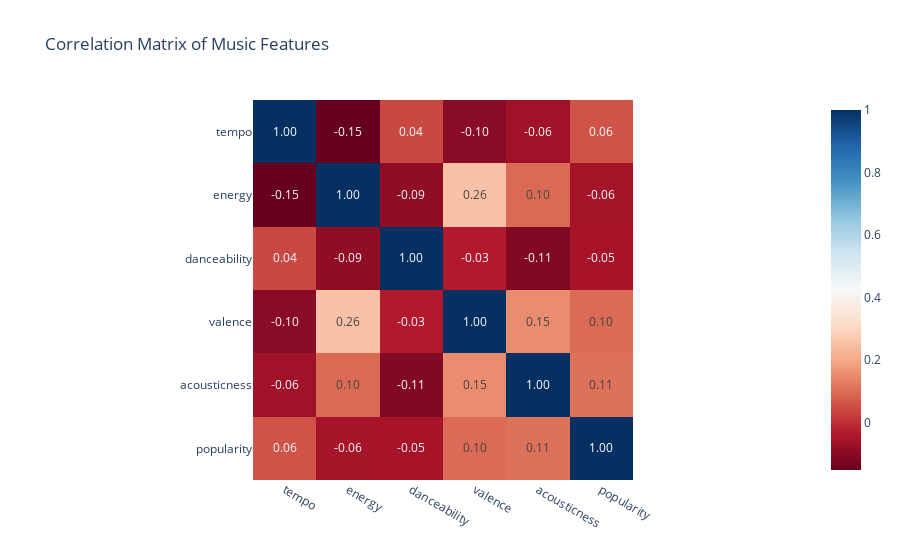

The code cell stored with this chart in its notebook:
### Code cell
import plotly.express as px

numeric_features = music_data[['tempo', 'energy', 'danceability', 
                               'valence', 'acousticness', 'popularity']]

 
correlation_matrix = numeric_features.corr()


plt = px.imshow(correlation_matrix,
                x=correlation_matrix.columns,
                y=correlation_matrix.columns,
                color_continuous_scale="RdBu",  
                text_auto = ".2f",
                title="Correlation Matrix of Music Features"
               )

plt.show()

### Figure 1 — Plotly figure (JSON) as saved in the notebook; plotly's stock layout.template omitted (floating-point values rounded to 4 significant figures)
{"data": [{"coloraxis": "coloraxis", "hovertemplate": "x: %{x}<br>y: %{y}<br>color: %{z}<extra></extra>", "name": "0", "texttemplate": "%{z:.2f}", "type": "heatmap", "x": ["tempo", "energy", "danceability", "valence", "acousticness", "popularity"], "xaxis": "x", "y": ["tempo", "energy", "danceability", "valence", "acousticness", "popularity"], "yaxis": "y", "z": [[1.0, -0.1511, 0.04121, -0.09808, -0.06478, 0.0581], [-0.1511, 1.0, -0.08787, 0.2571, 0.09508, -0.0566], [0.04121, -0.08787, 1.0, -0.03373, -0.1101, -0.05312], [-0.09808, 0.2571, -0.03373, 1.0, 0.1527, 0.09787], [-0.06478, 0.09508, -0.1101, 0.1527, 1.0, 0.1077], [0.0581, -0.0566, -0.05312, 0.09787, 0.1077, 1.0]]}], "layout": {"coloraxis": {"colorscale": [[0, "rgb(103,0,31)"], [0.1, "rgb(178,24,43)"], [0.2, "rgb(214,96,77)"], [0.3, "rgb(244,165,130)"], [0.4, "rgb(253,219,199)"], [0.5, "rgb(247,247,247)"], [0.6, "rgb(209,229,240)"], [0.7, "rgb(146,197,222)"], [0.8, "rgb(67,147,195)"], [0.9, "rgb(33,102,172)"], [1, "rgb(5,48,97)"]]}, "title": {"text": "Correlation Matrix of Music Features"}, "xaxis": {"anchor": "y", "constrain": "domain", "domain": [0, 1], "scaleanchor": "y"}, "yaxis": {"anchor": "x", "autorange": "reversed", "constrain": "domain", "domain": [0, 1]}}}
